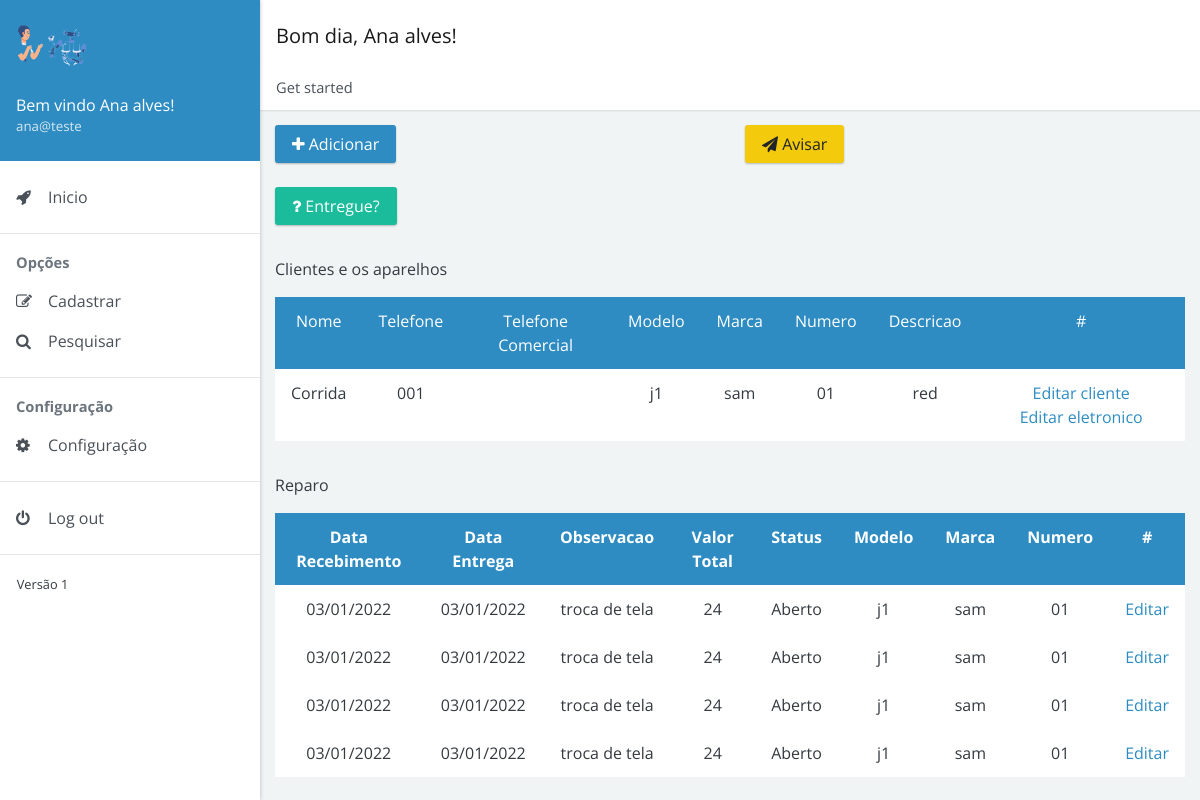
Screenshot of /view/see/ver.php?id=21 (signed in) with the database file from the repository.
### tables this page shows
CREATE TABLE `cliente_eletronico` (
  `cliente_id_cliente` int(11) NOT NULL,
  `eletronico_id_eletronico` int(11) NOT NULL
);

CREATE TABLE `cliente` (
  `id_cliente` int(11) NOT NULL,
  `nome_completo` varchar(255) DEFAULT NULL,
  `email_cliente` varchar(255) NOT NULL,
  `telefone_celular` varchar(17) DEFAULT NULL,
  `telefone_contato` varchar(17) DEFAULT NULL,
  `endereco_id_endereco` int(11) NOT NULL,
  `login_id_login` int(11) NOT NULL
);

CREATE TABLE `eletronico` (
  `id_eletronico` int(11) NOT NULL,
  `modelo` varchar(255) DEFAULT NULL,
  `marca` varchar(255) DEFAULT NULL,
  `numero` varchar(50) DEFAULT NULL,
  `descricao` varchar(255) DEFAULT NULL
);

CREATE TABLE `reparo` (
  `id_reparo` int(11) NOT NULL,
  `data_recebimento` date DEFAULT NULL,
  `data_previsao` date DEFAULT NULL,
  `data_entrega` date DEFAULT NULL,
  `observacao` varchar(255) DEFAULT NULL,
  `mao_obra` float DEFAULT NULL,
  `custo_peca` float DEFAULT NULL,
  `valor_total` float DEFAULT NULL,
  `status_id_status` int(11) NOT NULL,
  `tecnico_id_tecnico` int(11) NOT NULL,
  `eletronico_id_eletronico` int(11) NOT NULL
);

CREATE TABLE `statu` (
  `id_status` int(11) NOT NULL,
  `nome_status` varchar(255) DEFAULT NULL
);

### view/see/ver.php (the view, shortened to what this page needs)
<!doctype html>
<html lang="pt-br">
<head>
    <link rel="stylesheet" href="https://cdnjs.cloudflare.com/ajax/libs/font-awesome/4.7.0/css/font-awesome.min.css">
    <link href="../../dist/admin4b.min.css?v=2.1.0" rel="stylesheet">
    <link href="../../dist/admin4b.min.css" rel="stylesheet" type="text/css">
</head>
<body>
    <div class="app">
        <div class="app-sidebar">
            <div class="sidebar-header">
            <img src="../../images/principal3.png" width="70px" alt="Imagem de entrada" ><br>
                <div class="username"><span>Bem vindo <?php session_start();
                                                        echo $_SESSION['nome_completo_login']; ?>!</span> <small><?php echo $_SESSION['email_usuario']; ?></small></div>
            </div>
            <div id="sidebar-nav" class="sidebar-nav">
                <ul>
                <li><a href="../../model/index.php"><span class="sidebar-nav-icon fa fa-rocket"></span> <span class="sidebar-nav-text">Inicio</span></a></li>
                </ul>
                <hr><span class="sidebar-nav-header">Opções</span>
                <ul>
                    <li><a href="#forms" data-toggle="collapse"><span class="sidebar-nav-icon fa fa-pencil-square-o"></span> <span class="sidebar-nav-text">Cadastrar</span></a>
                    </li>
                    <li><a href="#search" data-toggle="collapse"><span class="sidebar-nav-icon fa fa-search"></span> <span class="sidebar-nav-text">Pesquisar</span></a>
                    </li>
                </ul>
                <hr><span class="sidebar-nav-header">Configuração</span>
                <ul>
                    <li><a href="../../model/editar/configuracao_geral.php  "><span class="sidebar-nav-icon fa fa-cog"></span> <span class="sidebar-nav-text">Configuração</span></a>
                    </li>
                </ul>
                <hr>
                <ul>
                    <li><a href="../../controll/crud/sair.php"><span class="sidebar-nav-icon fa fa-power-off"></span> <span class="sidebar-nav-text">Log out</span></a></li>
                </ul>
                <hr>
                <small>Versão 1</small>
            </div>
        </div>
        <div class="app-content">
            <div class="content-header">
                <nav class="navbar navbar-expand navbar-light bg-white">
                    <div class="navbar-brand">
                        <?php
                        $hora_do_dia = date("H");
                        if (($hora_do_dia >= 00) && ($hora_do_dia <= 12)) {
                            echo "Bom dia, ";
                        } else if (($hora_do_dia >= 12) && ($hora_do_dia <= 18)) {
                            echo "Boa tarde, ";
                        } else {
                            echo "Boa noite, ";
                        }
                        echo $_SESSION['nome_completo_login'];
                        ?>!
                    </div>
                </nav>
                <nav>
                    <ol class="breadcrumb">
                        <li class="breadcrumb-item">Get started</li>
                    </ol>
                </nav>
            </div>
            <div class="content-body">
                <div class="container">
                    <div class="page-header">
                        <div class="row">
                            <div class="col-12 col-md-6 col-lg-6">
                                <?php
                                include_once '../../controll/crud/conexao.php';
                                $id_vindo = $_GET['id'];
                                ?>
                                <form class="form-inline" method="POST" action="../../model/adiconar_forms/adicionar.php?id=<?= $id_vindo ?>">
                                    <button type="submit" class="btn btn-primary"><i class="fa fa-plus" aria-hidden="true"></i> Adicionar</button>
                                </form>
                            </div>
                            <div class="col-12 col-md-6 col-lg-6">
                                <form action="formulario_email.php?id=<?= $id_vindo ?>" method="POST">
                                    <div>
                                        <button type="submit" class="btn btn-warning"><i class="fa fa-paper-plane" aria-hidden="true"></i> Avisar</button>
                                    </div>
                                </form>
                            </div>
                        </div> <br>
                        <div class="row">
                            <div class="col-sm-6 col-md-6">
                                <?php
                                $pesquisa = $conexao->query("SELECT * FROM `reparo` INNER JOIN statu ON reparo.status_id_status = statu.id_status
                                INNER JOIN tecnico  ON reparo.tecnico_id_tecnico = tecnico.id_tecnico INNER JOIN eletronico ON reparo.eletronico_id_eletronico = eletronico.id_eletronico
                                INNER JOIN endereco ON tecnico.endereco_id_endereco = endereco.id_endereco
                                INNER JOIN cliente_eletronico ON cliente_eletronico.eletronico_id_eletronico = eletronico.id_eletronico WHERE cliente_eletronico.cliente_id_cliente =  $id_vindo");
                                while ($linha = $pesquisa->fetch()) {
                                    $id = $linha['id_reparo'];
                                }
                                ?>
                                <form class="form-inline" method="POST" action="../../model/editar/editar_aparelho_wreparo_data.php?id=<?= $id ?>">
                                    <button type="submit" class="btn btn-success"><i class="fa fa-question" aria-hidden="true"></i> Entregue?</button>
                                </form>
                            </div>
                        </div>
                        <div class="align-items-center" style="margin-top: 2em;">
                            <div class="">
                                <p>Clientes e os aparelhos</p>
                                <table class="table table-bordered table-hover text-center">
                                    <tr class="bg bg-primary text-white text-center">
                                        <td>Nome</td>
                                        <td>Telefone</td>
                                        <td>Telefone Comercial</td>
                                        <td>Modelo</td>
                                        <td>Marca</td>
                                        <td>Numero</td>
                                        <td>Descricao</td>
                                        <td> # </td>
                                    </tr>
                                    <?php
                                    $pesquisa = $conexao->query("SELECT * FROM cliente_eletronico INNER JOIN cliente ON cliente.id_cliente = cliente_eletronico.cliente_id_cliente
                                INNER JOIN eletronico ON eletronico.id_eletronico = cliente_eletronico.eletronico_id_eletronico INNER JOIN login ON cliente.login_id_login = login.id_login WHERE cliente.id_cliente = $id_vindo");
                                    while ($resultado = $pesquisa->fetch()) {
                                        $nome = $resultado['nome_completo'];
                                        $telefone = $resultado['telefone_celular'];
                                        $telefone2 = $resultado['telefone_contato'];
                                        $modelo = $resultado['modelo'];
                                        $marca = $resultado['marca'];
                                        $numero = $resultado['numero'];
                                        $descricao = $resultado['descricao'];
                                        $id_cliente = $resultado['cliente_id_cliente'];
                                        $id_eletronico = $resultado['eletronico_id_eletronico'];
                                    ?>
                                        <tr class="text-center">
                                            <td><?= $nome ?> </td>
                                            <td><?= $telefone ?> </td>
                                            <td><?= $telefone2 ?> </td>
                                            <td><?= $modelo ?> </td>
                                            <td><?= $marca ?> </td>
                                            <td><?= $numero ?> </td>
                                            <td><?= $descricao ?> </td>
                                            <td><a href="../../model/editar/editar_cliente.php?id=<?= $id_cliente ?>" type="submit"><i class="bi bi-pencil-square"></i>Editar cliente</a>
                                                <a href="../../model/editar/editar_aparelho.php?id=<?= $id_eletronico ?>" type="submit"><i class="bi bi-pencil-square"></i>Editar eletronico</a>
                                            </td>
                                        </tr>
                                    <?php
                                    }
                                    ?>
                                </table>
                            </div>
                        </div>
                        <div class="align-items-center">
                            <div class="" style="margin-top: 2em">
                                <p>Reparo</p>
                                <table class="table table-bordered table-hover text-center">
                                    <tr class="bg bg-primary text-white text-center">
                                        <th>Data Recebimento</th>
                                        <th>Data Entrega</th>
                                        <th>Observacao</th>
                                        <th>Valor Total</th>
                                        <th>Status</th>
                                        <th>Modelo</th>
                                        <th>Marca</th>
                                        <th>Numero</th>
                                        <th>#</th>
                                    </tr>
                                    <?php
                                    $pesquisa = $conexao->query("SELECT * FROM `reparo` INNER JOIN statu ON reparo.status_id_status = statu.id_status
                                INNER JOIN tecnico  ON reparo.tecnico_id_tecnico = tecnico.id_tecnico INNER JOIN eletronico ON reparo.eletronico_id_eletronico = eletronico.id_eletronico
                                INNER JOIN endereco ON tecnico.endereco_id_endereco = endereco.id_endereco
                                INNER JOIN cliente_eletronico ON cliente_eletronico.eletronico_id_eletronico = eletronico.id_eletronico WHERE cliente_eletronico.cliente_id_cliente =  $id_vindo");
                                    while ($linha = $pesquisa->fetch()) {
                                        $id = $linha['id_reparo'];
                                        $data1 = $linha['data_recebimento'];
                                        $data_recebimento = date('d/m/Y', strtotime($data1));
                                        $data3 = $linha['data_entrega'];
                                        $data_entrega = date('d/m/Y', strtotime($data3));
                                        $observacao = $linha['observacao'];
                                        $valor_total = $linha['valor_total'];
                                        $nome_status = $linha['nome_status'];
                                        $modelo = $linha['modelo'];
                                        $marca = $linha['marca'];
                                        $numero = $linha['numero'];
                                    ?>
                                        <tr class="text-center">
                                            <td>
                                                <?= $data_recebimento ?>
                                            </td>
                                            <td>
                                                <?= $data_entrega ?>
                                            </td>
                                            <td>
                                                <?= $observacao ?>
                                            </td>
                                            <td>
                                                <?= $valor_total ?>
                                            </td>
                                            <td>
                                                <?= $nome_status ?>
                                            </td>
                                            <td>
                                                <?= $modelo ?>
                                            </td>
                                            <td>
                                                <?= $marca ?>
                                            </td>
                                            <td>
                                                <?= $numero ?>
                                            </td>
                                            <td>
                                                <a href="../../model/editar/editar_aparelho_reparo.php?id=<?= ($id) ?>" type="submit"><i class="bi bi-pencil-square"></i>Editar</a>
                                            </td>
                                        </tr>
                                    <?php
                                    }
                                    ?>
                                </table>
                            </div>
                        </div>
                    </div>
                </div>
</body>
</html>

### rows the page displays
cliente_eletronico: cliente_id_cliente.nome_completo "Corrida", cliente_id_cliente.telefone_celular "001", eletronico_id_eletronico.modelo "j1", eletronico_id_eletronico.marca "sam", eletronico_id_eletronico.numero "01", eletronico_id_eletronico.descricao "red"
reparo: observacao "troca de tela", valor_total "24", status_id_status.nome_status "Aberto", eletronico_id_eletronico.modelo "j1", eletronico_id_eletronico.marca "sam", eletronico_id_eletronico.numero "01"
reparo: observacao "troca de tela", valor_total "24", status_id_status.nome_status "Aberto", eletronico_id_eletronico.modelo "j1", eletronico_id_eletronico.marca "sam", eletronico_id_eletronico.numero "01"
reparo: observacao "troca de tela", valor_total "24", status_id_status.nome_status "Aberto", eletronico_id_eletronico.modelo "j1", eletronico_id_eletronico.marca "sam", eletronico_id_eletronico.numero "01"
reparo: observacao "troca de tela", valor_total "24", status_id_status.nome_status "Aberto", eletronico_id_eletronico.modelo "j1", eletronico_id_eletronico.marca "sam", eletronico_id_eletronico.numero "01"

### other values shown
$_SESSION['nome_completo_login'] "Ana alves"
$_SESSION['email_usuario'] "ana@teste"
